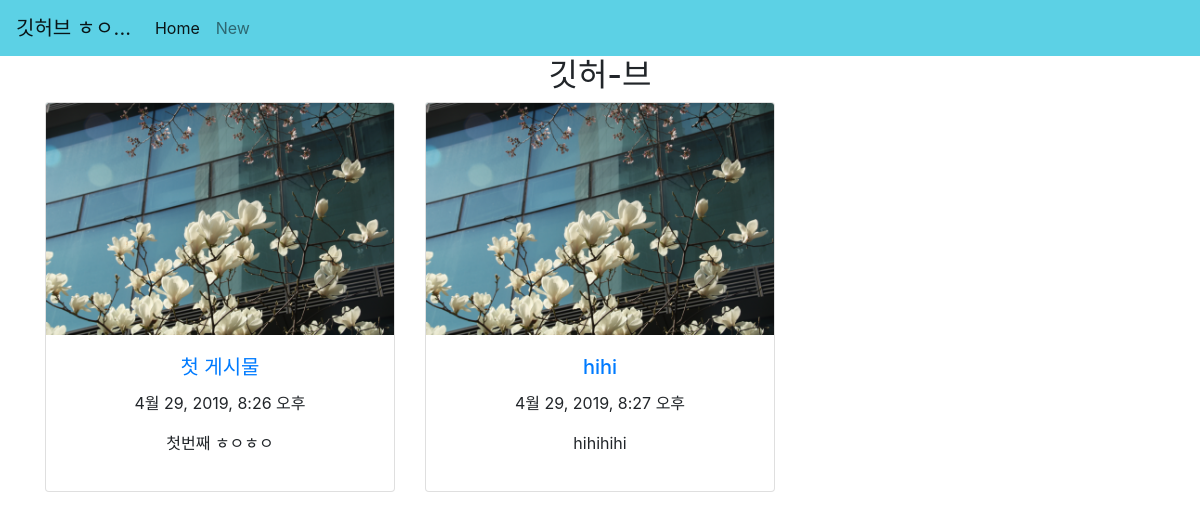
/, run on an earlier commit of the app's database.
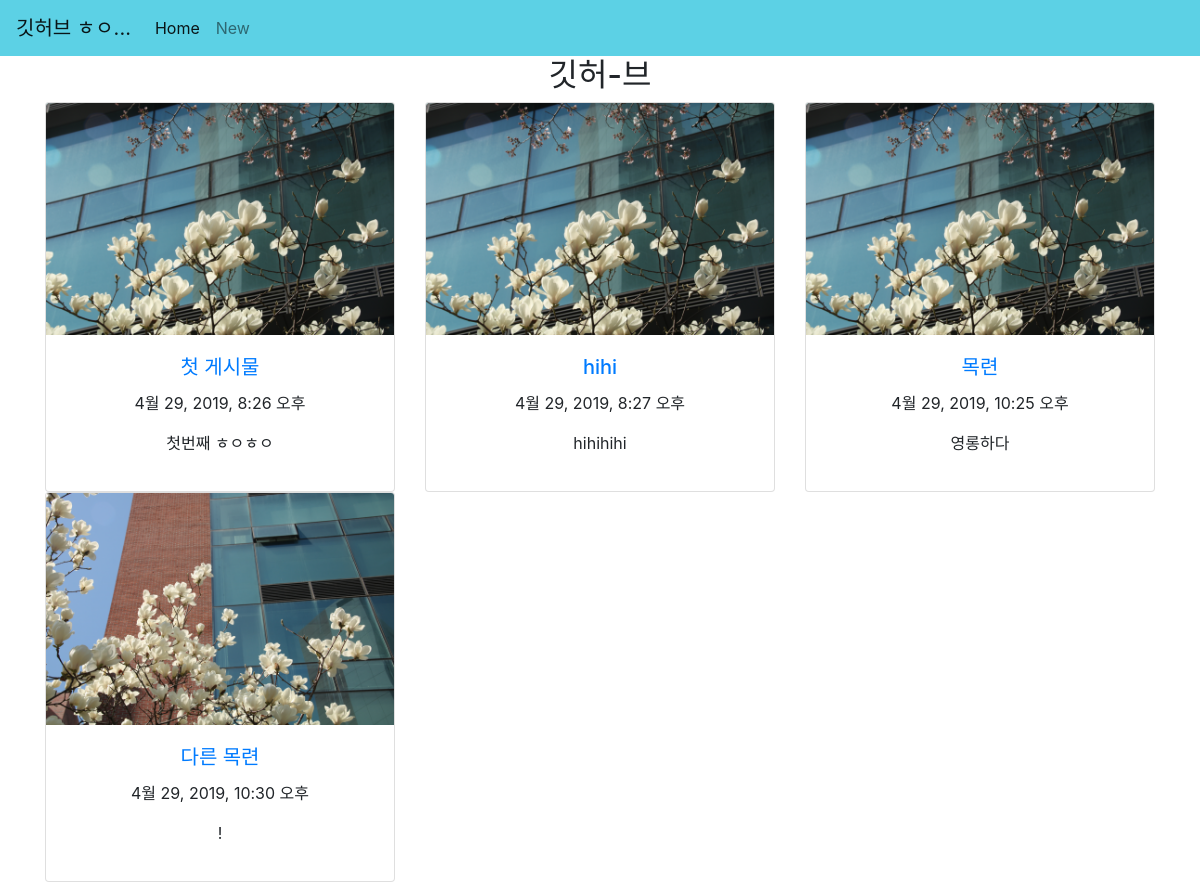
And on a later commit of the database.
### blog/models.py (models this page shows)
class Post(models.Model):
    title = models.CharField(max_length=200)
    body = models.TextField(default=' ')
    pub_date = models.DateTimeField(default=timezone.now)
    image = models.ImageField(upload_to='images/', blank=True)

### blog/views.py (the view)
# urls.py: 2. Add a URL to urlpatterns:  url(r'^$', views.home, name='home')
def home(request):
    posts = Post.objects.all
    return render(request, 'blog/home.html', {'post_list' : posts})

### blog/templates/blog/home.html
{% extends 'blog/base.html' %}
{% load static %}
{% block content %}
<body>
<h2>
    <center>깃허-브</center>
</h2>  <div class='container'>
    <div class='row'>
      {% for post in post_list %}
      <div class='col-lg-4 col-sm-6'>
        <div class="card text-center">
        {% if post.image %}
          <img src="{{ post.image.url }}" class="card-img-top" alt="">
        {% else %}
          <img src="{%  static 'blog/images/IMG_2064.JPG' %}" class="card-img-top" alt="">
        {% endif %}
          <div class="card-body">
            <h5 class="card-title"><a href="{% url 'post_detail' index=post.pk %}">{{post.title}}</a></h5>
            <p class="card-text">
            {{ post.pub_date}}
            {{post.body|linebreaks}}
            </p>
         </div>
        </div>
      </div>
      {% endfor %}
    </div>
  </div>
</body>
{% endblock %}

What changed in the data, as far as the page shows it:
added Post: image (picture), title "목련", pub_date "4월 29, 2019, 10:25 오후", body "영롱하다"
added Post: image (picture), title "다른 목련", pub_date "4월 29, 2019, 10:30 오후", body "!"
